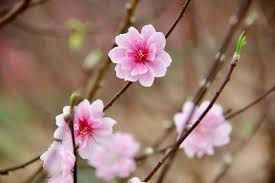
#> input picture Final/CVFL23PRJ12FEP02/data/images/anh1.jpg, 275 x 183 px
$ python CVFL23PRJ12FEP0202.py
#> lines starting #> are read from the running program, lines starting #| are printed output that depends on the picture
#> the answer given: 1
import numpy as np
import cv2 as cv
import matplotlib.pyplot as plt

# Linear Transform
def linear_transform():
    img = cv.imread('./data/images/anh1.jpg')
#> img is the input picture: shape (183, 275, 3); mean B, G, R 105.7, 120.5, 150.7
    assert img is not None, "File could not be read, check with os.path.exists()"
    rows, cols, ch = img.shape
#> rows = 183; cols = 275; ch = 3
    scale_factor_x = 2
    scale_factor_y = 2
    M = np.array([[scale_factor_x, 0, 0], [0, scale_factor_y, 0]], dtype=np.float32)
    dst = cv.warpAffine(img, M, (cols, rows))
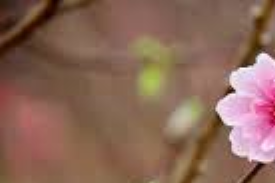
#> dst: shape (183, 275, 3); mean B, G, R 88.3, 103.5, 138.6
    cmap = 'gray'
    plt.subplot(121), plt.imshow(img, cmap=cmap), plt.title('Input')
    plt.subplot(122), plt.imshow(dst, cmap=cmap), plt.title('Output')
    plt.show()
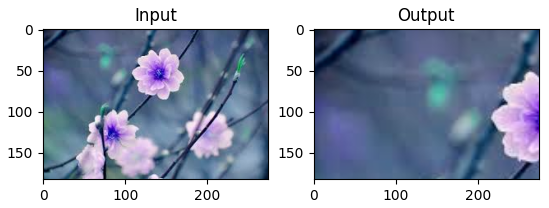
#> figure drawn by matplotlib, 2 panels; B, G, R data is drawn as R, G, B

# Rotation
# [84 lines left out: functions rotation, shear, translation, similarity_transformation, affine_transformation, projective, not called in this run]

if __name__ == '__main__':
    while 1:
        print("0: Kết thúc\n1: Linear_transform\n2: Rotation\n3: Shear\n4: Translation\n5: Similarity Tranformation\n6: Affine Transformation\n7: Projective\n")
#> (the run stopped early here; a loop or call above may not have finished)
